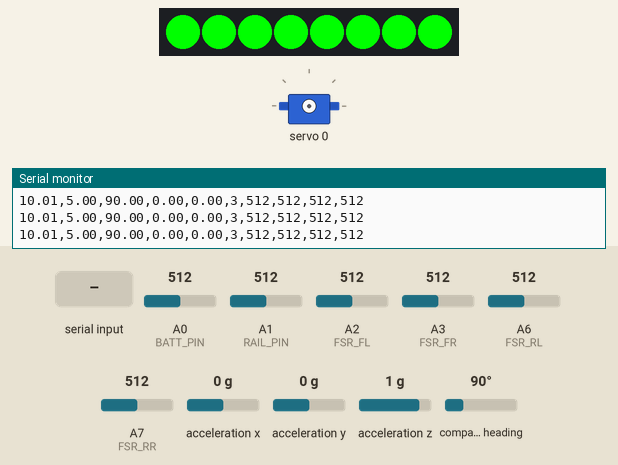
Simulated run of this sketch. Board: Arduino Nano, built with avr-gcc and run on an emulated ATmega328P. Shown: 8 RGB LEDs in strip order, left to right, servo, the last lines printed to the serial monitor. The test bench sets the inputs (shaded band); at power-on: A0 (BATT_PIN) = 512, acceleration z 1 g, A1 (RAIL_PIN) = 512, A2 (FSR_FL) = 512, A3 (FSR_FR) = 512, A6 (FSR_RL) = 512, A7 (FSR_RR) = 512, acceleration x 0 g, acceleration y 0 g, compass heading 90°.

Above: at 1.2 s.
1.3 s: A0 (BATT_PIN) set to 497
4.3 s: "<" received over Serial
7.3 s: "[" received over Serial
At 7.3 s:
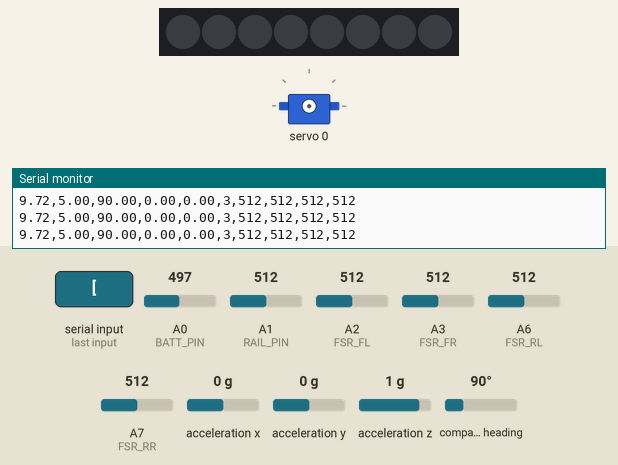
10.3 s: acceleration z set to 0.1 g
11.8 s: acceleration z set to -0.2 g
Timing chart, 0 to 14.3 s (numbered marks = the images above; inputs shaded):
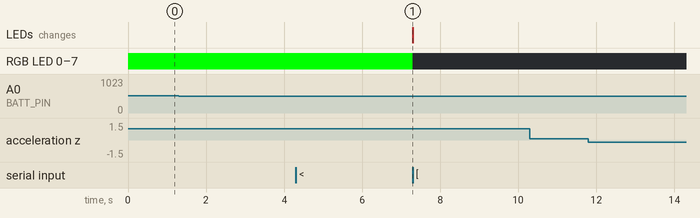

Measured:
- after the input at 4.3 s, RGB LED 0–7: RGB(0, 255, 0) → off after 3.0 s

The sketch:

jax_arduino.ino
```cpp
#include <Wire.h>
#include <Adafruit_PWMServoDriver.h>
#include <Adafruit_Sensor.h>
#include <Adafruit_BNO055.h>
#include <Adafruit_NeoPixel.h>

// Pins
#define BATT_PIN A0
#define RAIL_PIN A1
#define FSR_FL   A2 // Front Left
#define FSR_FR   A3 // Front Right
#define FSR_RL   A6 // Rear Left
#define FSR_RR   A7 // Rear Right
#define NEO_PIN  6

Adafruit_PWMServoDriver pwm = Adafruit_PWMServoDriver(0x40);
Adafruit_BNO055 bno = Adafruit_BNO055(55);
Adafruit_NeoPixel eyes(8, NEO_PIN, NEO_GRB + NEO_KHZ800);

void setup() {
  Serial.begin(115200);
  pwm.begin();
  pwm.setPWMFreq(60);
  bno.begin();
  eyes.begin();
  setEyes(0, 255, 0); // Green: All Systems Go
}

void loop() {
  // 1. Telemetry Data
  sensors_event_t event;
  bno.getEvent(&event);
  uint8_t sys, gyro, accel, mag = 0;
  bno.getCalibration(&sys, &gyro, &accel, &mag);

  // 2. Read Sensors
  float b = (analogRead(BATT_PIN) * 5.0 / 1023.0) * 4.0;
  float r = (analogRead(RAIL_PIN) * 5.0 / 1023.0) * 2.0;

  // FSRs return 0-1023 (0 = no pressure, 1023 = full stomp)
  int fl = analogRead(FSR_FL);
  int fr = analogRead(FSR_FR);
  int rl = analogRead(FSR_RL);
  int rr = analogRead(FSR_RR);

  // 3. Send to Pi (Format: batt,rail,head,roll,pitch,cal,fl,fr,rl,rr)
  Serial.print(b);   Serial.print(",");
  Serial.print(r);   Serial.print(",");
  Serial.print(event.orientation.x); Serial.print(",");
  Serial.print(event.orientation.y); Serial.print(",");
  Serial.print(event.orientation.z); Serial.print(",");
  Serial.print(sys); Serial.print(",");
  Serial.print(fl);  Serial.print(",");
  Serial.print(fr);  Serial.print(",");
  Serial.print(rl);  Serial.print(",");
  Serial.println(rr);

  // 4. Command Listening (Eyes, Servos, E-Stop)
  if (Serial.available() > 0) {
    char cmd = Serial.read();
    if (cmd == '<') setEyes(Serial.parseInt(), Serial.parseInt(), Serial.parseInt());
    else if (cmd == '[') {
      int c = Serial.parseInt(); int a = Serial.parseInt();
      pwm.setPWM(c, 0, map(a, 0, 180, 150, 600));
    }
    else if (cmd == '!') for(int i=0; i<16; i++) pwm.setPWM(i, 0, 4096);
  }
  delay(20);
}

void setEyes(int r, int g, int b) {
  for(int i=0; i<8; i++) eyes.setPixelColor(i, eyes.Color(r,g,b));
  eyes.show();
}
```
